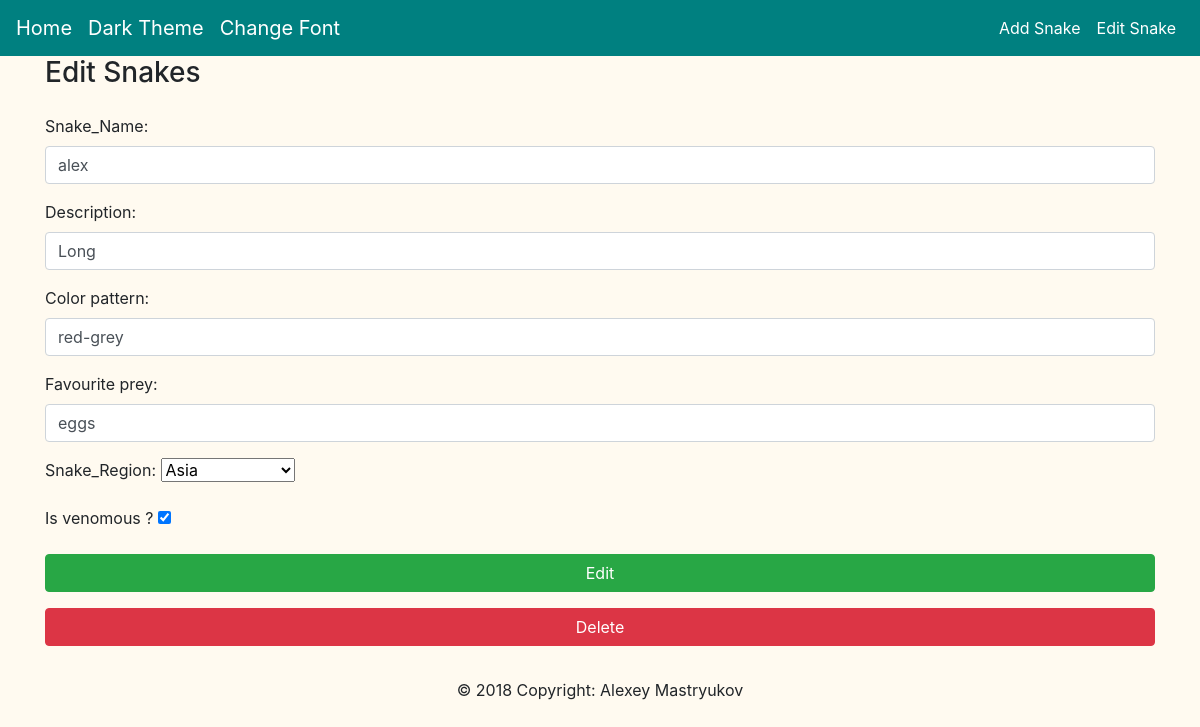
/edit-snake/10, run on the app's committed database.
### snakes/models.py (models this page shows)
class Snake(models.Model):
    name = models.CharField(max_length=128)
    description = models.CharField(max_length=256)
    color_pattern = models.CharField(max_length=128)
    favourite_prey = models.CharField(max_length=128)
    region = models.CharField(max_length=64)
    venomous = models.BooleanField(default=True)

### snakes/views.py (the view)
# urls.py: path('edit-snake/<int:id>', views.edit,name='edit-snake'),
def edit(request, id):
  snake = get_object_or_404(Snake, pk=id)
  if request.method == 'POST':
    form = SnakeForm(request.POST, instance=snake)
    if form.is_valid():
      form.save()
      messages.success(request, 'Snake has been edit')
    else:
      messages.error(request,'wrong')
    return redirect('snakes')
  else:
    form = SnakeForm(instance=snake)
    return render(request, 'edit.html', {
      'form': form,
      'snake': snake
    })

### snakes/forms.py
class SnakeForm(forms.ModelForm):
    name = forms.CharField(
        label='Snake_Name',
        widget = forms.TextInput(attrs={'class': 'form-control'})
    )
    venomous = forms.BooleanField(
        label='Is venomous ?',
        widget = forms.CheckboxInput(),
        required=False)
    region = forms.ChoiceField(
        label='Snake_Region',
        choices=(
        ('asia','Asia'),
        ('europa','Europa'),
        ('africa','Africa'),
        ('south_america','South America'),
        ('north_america','Nort America'))
    )
    class Meta:
        model = Snake
        fields =['name','description','color_pattern','favourite_prey','region','venomous']
        form_classes = {'class':'form-control'}
        widgets={
            'description':forms.TextInput(attrs=form_classes),
            'color_pattern':forms.TextInput(attrs=form_classes),
            'favourite_prey':forms.TextInput(attrs=form_classes),
            'region':forms.TextInput(attrs=form_classes)
        }

### snakes/templates/edit.html (shortened to what this page needs)
{% extends 'base.html' %}
{% load static %}
{% block content %}
<div class="container">
    <h3 class="mb-4">Edit Snakes</h3>
    <form action="{% url 'edit-snake' snake.id %}"  method="post">
    {{ form.as_p }}
    <div class="form-group ">
        <button type="submit" class="btn btn-success btn-block">Edit</button>
    </div>
    </form>
    <form action="{% url 'delete-snake' snake.id %}" method="post">
        <div class="form-group ">
            <button type="submit" class="btn btn-danger btn-block">Delete</button>
        </div>
        </form>
    </div>
{% endblock content %}

### snakes/static/app.css (style rules this page uses)
body { background-color:floralwhite; }

### data on the page
Snake: name "alex", description "Long", color_pattern "red-grey", favourite_prey "eggs", region "Asia", venomous "☑"
